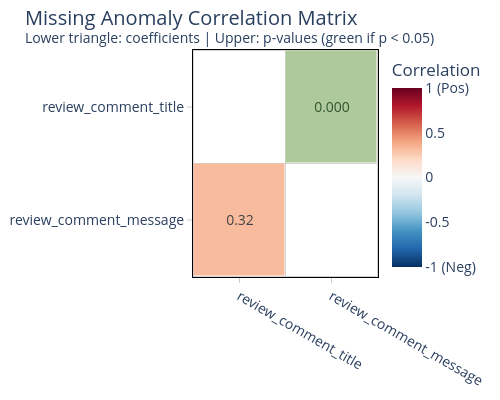

The code cell stored with this chart in its notebook:
### Code cell
df_reviews.explore.anomalies_report(
    anomaly_type="missing"
)

### Figure 1 — Plotly figure (JSON) as saved in the notebook; plotly's stock layout.template omitted (floating-point values rounded to 4 significant figures)
{"data": [{"colorbar": {"ticktext": ["-1 (Neg)", "-0.5", "0", "0.5", "1 (Pos)"], "tickvals": [-1, -0.5, 0, 0.5, 1], "title": {"text": "Correlation"}}, "colorscale": [[0, "rgb(5,48,97)"], [0.1, "rgb(33,102,172)"], [0.2, "rgb(67,147,195)"], [0.3, "rgb(146,197,222)"], [0.4, "rgb(209,229,240)"], [0.5, "rgb(247,247,247)"], [0.6, "rgb(253,219,199)"], [0.7, "rgb(244,165,130)"], [0.8, "rgb(214,96,77)"], [0.9, "rgb(178,24,43)"], [1, "rgb(103,0,31)"]], "hoverinfo": "text", "hovertext": [["<b>review_comment_title</b> vs <b>review_comment_title</b><br>Correlation: 1.00<br>p-value: 1.0000", "<b>review_comment_title</b> vs <b>review_comment_message</b><br>Correlation: 0.32<br>p-value: 0.0000"], ["<b>review_comment_message</b> vs <b>review_comment_title</b><br>Correlation: 0.32<br>p-value: 0.0000", "<b>review_comment_message</b> vs <b>review_comment_message</b><br>Correlation: 1.00<br>p-value: 1.0000"]], "showscale": true, "text": [["", "0.000"], ["0.32", ""]], "textfont": {"size": 14}, "texttemplate": "%{text}", "type": "heatmap", "x": ["review_comment_title", "review_comment_message"], "xgap": 1, "y": ["review_comment_title", "review_comment_message"], "ygap": 1, "z": [[NaN, 0.1], [0.32, NaN]], "zmax": 1, "zmin": -1}, {"colorscale": [[0, "rgba(0,128,0,0.3)"], [1, "rgba(0,128,0,0.3)"]], "hoverinfo": "skip", "showscale": false, "type": "heatmap", "x": ["review_comment_title", "review_comment_message"], "xgap": 1, "y": ["review_comment_title", "review_comment_message"], "ygap": 1, "z": [[NaN, 0.1], [NaN, NaN]], "zmax": 1, "zmin": 0}], "layout": {"coloraxis": {"cmax": 1, "cmin": -1, "colorscale": [[0, "rgb(5,48,97)"], [0.1, "rgb(33,102,172)"], [0.2, "rgb(67,147,195)"], [0.3, "rgb(146,197,222)"], [0.4, "rgb(209,229,240)"], [0.5, "rgb(247,247,247)"], [0.6, "rgb(253,219,199)"], [0.7, "rgb(244,165,130)"], [0.8, "rgb(214,96,77)"], [0.9, "rgb(178,24,43)"], [1, "rgb(103,0,31)"]]}, "font": {"size": 14}, "height": 400, "plot_bgcolor": "white", "shapes": [{"fillcolor": "rgba(0,0,0,0)", "layer": "below", "line": {"color": "lightgray", "width": 1}, "type": "rect", "x0": -0.5, "x1": 1.5, "y0": -0.5, "y1": 1.5}, {"fillcolor": "rgba(0,0,0,0)", "layer": "below", "line": {"color": "lightgray", "width": 1}, "type": "rect", "x0": -0.5, "x1": 0.5, "y0": -0.5, "y1": 0.5}, {"fillcolor": "rgba(0,0,0,0)", "layer": "below", "line": {"color": "lightgray", "width": 1}, "type": "rect", "x0": -0.5, "x1": 0.5, "y0": 0.5, "y1": 1.5}, {"fillcolor": "rgba(0,0,0,0)", "layer": "below", "line": {"color": "lightgray", "width": 1}, "type": "rect", "x0": 0.5, "x1": 1.5, "y0": -0.5, "y1": 0.5}, {"fillcolor": "rgba(0,0,0,0)", "layer": "below", "line": {"color": "lightgray", "width": 1}, "type": "rect", "x0": 0.5, "x1": 1.5, "y0": 0.5, "y1": 1.5}], "title": {"text": "Missing Anomaly Correlation Matrix<br><sup>Lower triangle: coefficients | Upper: p-values (green if p < 0.05)</sup>"}, "width": 500, "xaxis": {"linecolor": "black", "linewidth": 1, "mirror": true, "showgrid": false, "showline": true}, "yaxis": {"autorange": "reversed", "linecolor": "black", "linewidth": 1, "mirror": true, "showgrid": false, "showline": true}}}
